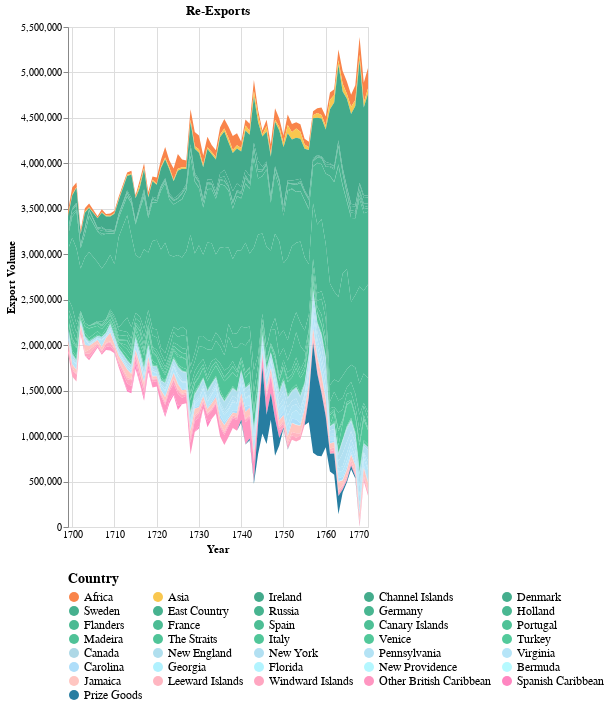

This figure's notebook cell:
### Code cell
import pandas as pd
import altair as alt

# Replace 'path/to/your/file.xlsx' with the actual path to your Excel file
file_path = 'Customs data for James.xlsx'

# Read the Excel file
df = pd.read_excel(file_path, header=None)

# Extract relevant part of the dataframe

df_relevant = df.iloc[235:272, 0:73]

years = df_relevant.iloc[0, 1:].values

countries = df_relevant.iloc[1:, 0].values

data = df_relevant.iloc[1:, 1:].values

filtered_years_indices = [i for i, year in enumerate(years) if year not in [1705, 1712]]
filtered_years = [year for year in years if year not in [1705, 1712]]
filtered_data = data[:, filtered_years_indices]

long_data = []
for i, country in enumerate(countries):
    for j, year in enumerate(filtered_years):
        long_data.append({
            'Year': pd.to_datetime(str(year)),
            'Country': country,
            'Export': filtered_data[i, j],
            'CountryOrder': -1 - i  # Add a column to preserve the original order of countries
        })

df_long = pd.DataFrame(long_data)

# Define the pastel color scale
color_scale = alt.Scale(
    domain=list(countries),
    range=[
        '#f9844a', 
        '#f9c74f',  
        '#43aa8b', '#44ac8c', '#45ae8d', '#46b08e', '#47b28f', '#48b490', '#49b691', '#4ab892', '#4bba93', '#4cbc94', '#4dbe95', '#4ec096', '#4fc297', '#4fc297', '#50c498', '#51c699', '#52c89a', '#53ca9b', 
        '#add8e6', '#b0dfee', '#b2e0f2', '#b4e3f5', '#b6e5f8', '#aedefa', '#b0f1fe', '#b2f4ff', '#b4f7ff', '#b6faff', 
        '#ffc6c1', '#ffb6c1', '#ffa6c1', '#ff96c1', '#ff86c1', 
        '#277da1'  
    ]
)

selection = alt.selection_point(fields=['Country'], bind='legend')

chart = alt.Chart(df_long).mark_area().encode(
    alt.X('Year:T', axis=alt.Axis(domain=False, format='%Y', tickSize=0)),
    alt.Y('sum(Export):Q', stack='center', axis=alt.Axis(title='Export Volume', grid=True)),
    alt.Color('Country:N', scale=color_scale, legend=alt.Legend(
        title="Country",
        orient="bottom",  # Place the legend at the bottom
        direction="horizontal",  # Arrange legend items horizontally
        columns=5,  # Adjust the number of columns as needed
        symbolLimit=0,
        legendY=0,
        titleFontSize=14,
        labelFontSize=12
    )),
    opacity=alt.condition(selection, alt.value(1), alt.value(0.2)),
    tooltip=[
        alt.Tooltip('Year:T', title='Year', format='%Y'),
        alt.Tooltip('Country:N', title='Country'),
        alt.Tooltip('sum(Export):Q', title='Export')
    ],
    order=alt.Order('CountryOrder:O', sort='ascending')  # Use the order encoding to sort by the original country order
).add_params(
    selection
).properties(
    width='container',  # Make the width responsive
    height=500,  # Make the height responsive
    title="Re-Exports"
).interactive()

chart

### Figure 1 — Vega-Lite specification as saved in the notebook (floating-point values rounded to 4 significant figures; data arrays with more than 128 entries replaced by an {"elided": "..."} marker saying what was removed)
{"config": {"view": {"continuousWidth": 300, "continuousHeight": 300}}, "data": {"name": "data-216a3db64961c046c9716f8ad6d25f78"}, "mark": {"type": "area"}, "encoding": {"color": {"field": "Country", "legend": {"columns": 5, "direction": "horizontal", "labelFontSize": 12, "legendY": 0, "orient": "bottom", "symbolLimit": 0, "title": "Country", "titleFontSize": 14}, "scale": {"domain": ["Africa", "Asia", "Ireland", "Channel Islands", "Denmark", "Sweden", "East Country", "Russia", "Germany", "Holland", "Flanders", "France", "Spain", "Canary Islands", "Portugal", "Madeira", "The Straits", "Italy", "Venice", "Turkey", "Canada", "New England", "New York", "Pennsylvania", "Virginia", "Carolina", "Georgia", "Florida", "New Providence", "Bermuda", "Jamaica", "Leeward Islands", "Windward Islands", "Other British Caribbean", "Spanish Caribbean", "Prize Goods"], "range": ["#f9844a", "#f9c74f", "#43aa8b", "#44ac8c", "#45ae8d", "#46b08e", "#47b28f", "#48b490", "#49b691", "#4ab892", "#4bba93", "#4cbc94", "#4dbe95", "#4ec096", "#4fc297", "#4fc297", "#50c498", "#51c699", "#52c89a", "#53ca9b", "#add8e6", "#b0dfee", "#b2e0f2", "#b4e3f5", "#b6e5f8", "#aedefa", "#b0f1fe", "#b2f4ff", "#b4f7ff", "#b6faff", "#ffc6c1", "#ffb6c1", "#ffa6c1", "#ff96c1", "#ff86c1", "#277da1"]}, "type": "nominal"}, "opacity": {"condition": {"param": "param_25", "value": 1}, "value": 0.2}, "order": {"field": "CountryOrder", "sort": "ascending", "type": "ordinal"}, "tooltip": [{"field": "Year", "format": "%Y", "title": "Year", "type": "temporal"}, {"field": "Country", "title": "Country", "type": "nominal"}, {"aggregate": "sum", "field": "Export", "title": "Export", "type": "quantitative"}], "x": {"axis": {"domain": false, "format": "%Y", "tickSize": 0}, "field": "Year", "type": "temporal"}, "y": {"aggregate": "sum", "axis": {"grid": true, "title": "Export Volume"}, "field": "Export", "stack": "center", "type": "quantitative"}}, "height": 500, "params": [{"name": "param_25", "select": {"type": "point", "fields": ["Country"]}, "bind": "legend"}, {"name": "param_26", "select": {"type": "interval", "encodings": ["x", "y"]}, "bind": "scales"}], "title": "Re-Exports", "width": "container", "$schema": "https://vega.github.io/schema/vega-lite/v5.17.0.json", "datasets": {"data-216a3db64961c046c9716f8ad6d25f78": {"elided": "2520 records"}}}
